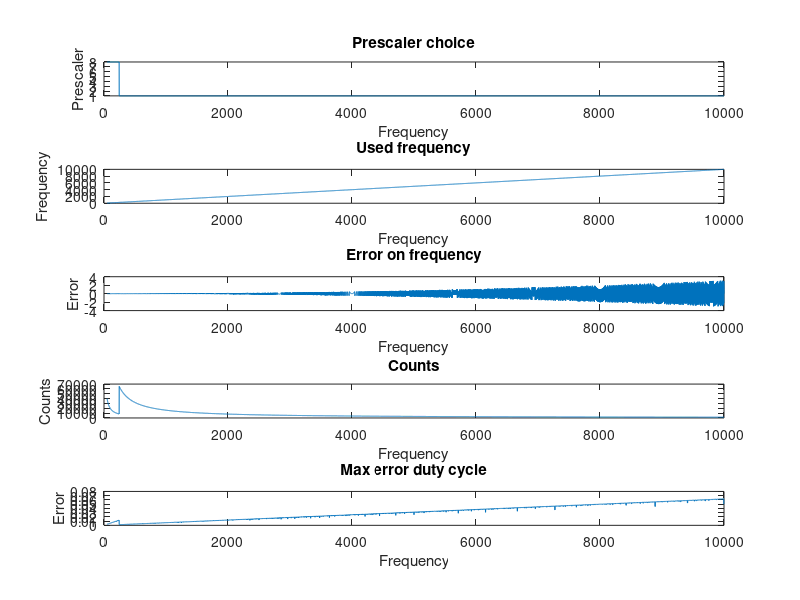

Recreate this plot in MATLAB. (Note: a time limit stopped this script after it produced the figure.)
clear all
close all

%% Parameters
timer_resolution = 16;

freq_start = 50;
freq_end = 10000;
freq_resolution = 1;

desired_freq = freq_start:freq_resolution:freq_end;

duty_cycle_start = 0.1;
duty_cycle_end = 99.9;
duty_cycle_resolution = 0.1;
duty_cycles = duty_cycle_start:duty_cycle_resolution:duty_cycle_end;

counts = (1:2^timer_resolution)';

prescalers = [1 8 64 256 1024];

fprintf("Frequency:\n\t\t\tStart: %dHz\n\t\t\tStop: %dHz\n\t\t\tResolution: %dHz\nDuty cycle:\n\t\t\tStart: %d%%\n\t\t\tStop: %d%%\n\t\t\tResolution: %d%%\n" ,freq_start, freq_end, freq_resolution, duty_cycle_start, duty_cycle_end, duty_cycle_resolution);

%% Calculate counts
actual_freq = 16e6 ./ ( counts * prescalers);

%% Find optimal parameters
used_values = zeros(4, length(desired_freq));
duty_cycle_error = zeros(length(desired_freq), length(duty_cycles));

for i=1:length(desired_freq)
    [d, index] = min(abs(actual_freq - desired_freq(i)));
    
    [~, smallest_index] = min(d);
    
    used_values(1, i) = prescalers(smallest_index);
    used_values(2, i) = counts(index(smallest_index));
    used_values(3, i) = actual_freq(index(smallest_index), smallest_index);
    OCR1B = floor((used_values(2, i) .* duty_cycles) ./ 100);
%     actual_duty_cycle = used_values(2, i) ./ OCR1B;
    actual_duty_cycle = 100 ./ (used_values(2, i) ./ OCR1B);
    duty_cycle_error(i, :) = actual_duty_cycle - duty_cycles;
    used_values(4, i) = max(abs(duty_cycle_error(i, :)));
end

%% Print results
fprintf("Reults:\n\t\t\tMaximum frequency error: %.2fHz\n\t\t\tMaximum duty cycle error: %.2f%%\n" ,max(used_values(3,:) - desired_freq), max(used_values(4,:)));

%% Plot values
figure(1)
sp1 = subplot(5,1,1);
plot(desired_freq, used_values(1,:));
title('Prescaler choice');
xlabel('Frequency');
ylabel('Prescaler');

sp2 = subplot(5,1,2);
plot(desired_freq, used_values(3,:));
title('Used frequency');
xlabel('Frequency');
ylabel('Frequency');

sp3 = subplot(5,1,3);
plot(desired_freq, used_values(3,:) - desired_freq);
title('Error on frequency');
xlabel('Frequency');
ylabel('Error');

sp4 = subplot(5,1,4);
plot(desired_freq, used_values(2,:));
title('Counts');
xlabel('Frequency');
ylabel('Counts');

sp5 = subplot(5,1,5);
plot(desired_freq, used_values(4,:));
title('Max error duty cycle');
xlabel('Frequency');
ylabel('Error');

linkaxes([sp1, sp2, sp3, sp4, sp5], 'x');

figure(2)
s = surf(desired_freq, duty_cycles, duty_cycle_error');
s.EdgeColor = 'none';
xlabel('Frequency');
ylabel('Desired duty cycle');
zlabel('Error');
